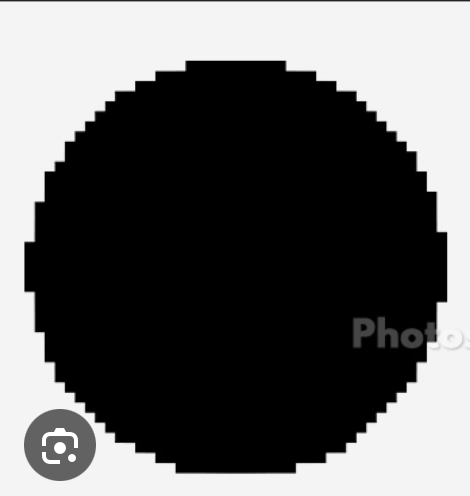
#> input picture phase5/Screenshot 2026-08-21 at 12.30.50 PM.png, 470 x 496 px, found by its file name
$ python sharpening.py
#> lines starting #> are read from the running program, lines starting #| are printed output that depends on the picture
import cv2
import numpy as np
image=cv2.imread("/Users/tanishqkhetwal/Desktop/open-cv/phase5/Screenshot 2026-08-21 at 12.30.50 PM.png")
#> image is the input picture: shape (496, 470, 3); mean B, G, R 98.9, 98.9, 98.9
sharp=np.array([
    [0,-1,0],
    [-1,5,0],
    [0,-1,0]
    ])
sharpend= cv2.filter2D(image,-1,sharp)
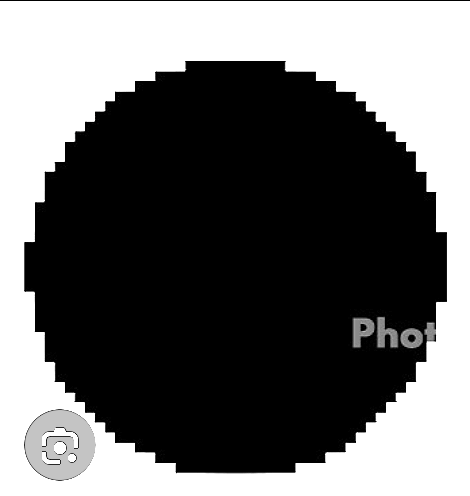
#> sharpend: shape (496, 470, 3); mean B, G, R 105.7, 105.7, 105.7
cv2.imshow("original image",image)
cv2.imshow("sharpend image",sharpend)
cv2.waitKey(0)
#> (the run stopped early here; a loop or call above may not have finished)

$ run again, with phase5/Screenshot 2026-08-21 at 12.24.44 PM.png copied over phase5/Screenshot 2026-08-21 at 12.30.50 PM.png
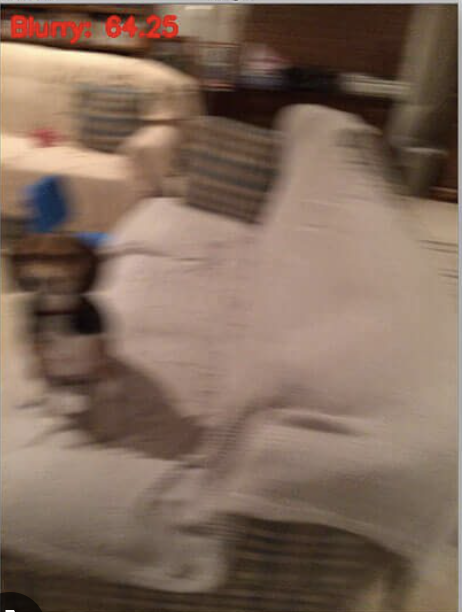
#> input picture phase5/Screenshot 2026-08-21 at 12.24.44 PM.png, 462 x 612 px, found by its file name
#> image is the input picture: shape (612, 462, 3); mean B, G, R 91, 105.9, 128.4
#> `sharpend= cv2.filter2D(image,-1,sharp)`:
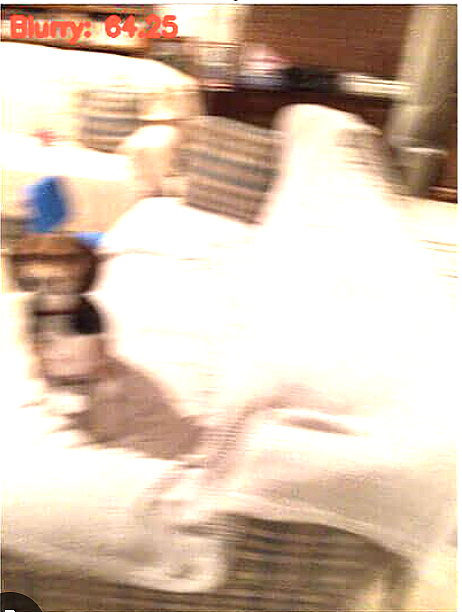
#> sharpend: shape (612, 462, 3); mean B, G, R 175.2, 193.3, 214.2
